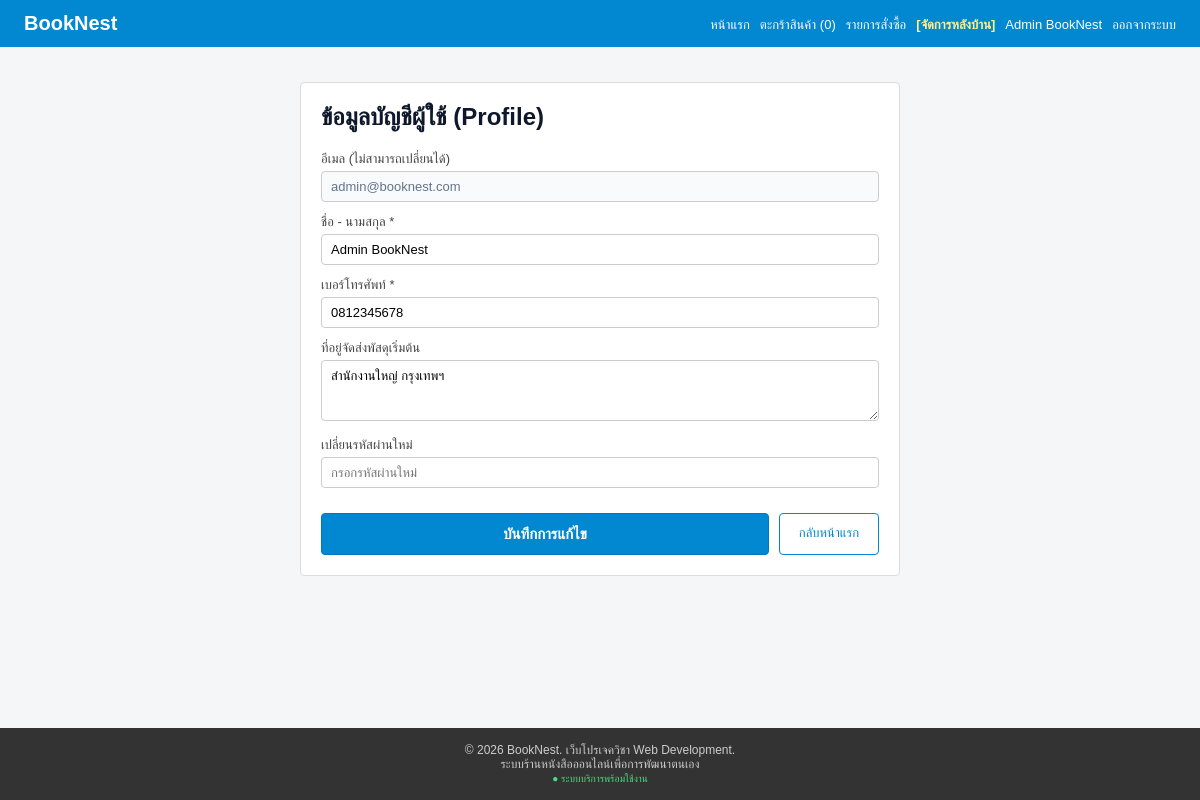
The app's page /profile.php (signed in) with its own data.
### tables this page shows
CREATE TABLE IF NOT EXISTS users (
    user_id INT AUTO_INCREMENT PRIMARY KEY,
    fullname VARCHAR(100) NOT NULL,
    email VARCHAR(100) NOT NULL UNIQUE,
    password VARCHAR(255) NOT NULL,
    phone VARCHAR(20),
    address TEXT,
    role ENUM('customer', 'admin') DEFAULT 'customer',
    created_at TIMESTAMP DEFAULT CURRENT_TIMESTAMP
);

### controllers/profile_controller.php (called while the page is built, shortened)
<?php
$user_id = intval($_SESSION['user_id']);
$user_res = mysqli_query($conn, "SELECT * FROM users WHERE user_id = $user_id LIMIT 1");
$user = mysqli_fetch_assoc($user_res);
require_once __DIR__ . '/../views/layouts/header.php';
require_once __DIR__ . '/../views/profile.php';
require_once __DIR__ . '/../views/layouts/footer.php';

### profile.php (called while the page is built)
<?php
require_once 'db.php';
require_once 'controllers/profile_controller.php';

### views/profile.php (the view, shortened to what this page needs)
<div class="auth-box" style="max-width: 600px;">
    <h2 style="margin-bottom: 20px; color: #0f172a;">ข้อมูลบัญชีผู้ใช้ (Profile)</h2>
    <form method="POST">
        <div class="form-group">
            <label>อีเมล (ไม่สามารถเปลี่ยนได้)</label>
            <input type="text" value="<?= htmlspecialchars($user['email']); ?>" disabled class="form-control" style="background: #f8fafc; color: #64748b;">
        </div>
        <div class="form-group">
            <label>ชื่อ - นามสกุล *</label>
            <input type="text" name="fullname" required value="<?= htmlspecialchars($user['fullname']); ?>" class="form-control">
        </div>
        <div class="form-group">
            <label>เบอร์โทรศัพท์ *</label>
            <input type="tel" name="phone" required pattern="[0-9]{10}" title="กรุณากรอกตัวเลข 10 หลัก" value="<?= htmlspecialchars($user['phone']); ?>" class="form-control">
        </div>
        <div class="form-group">
            <label>ที่อยู่จัดส่งพัสดุเริ่มต้น</label>
            <textarea name="address" rows="3" class="form-control"><?= htmlspecialchars($user['address'] ?? ''); ?></textarea>
        </div>
        <div class="form-group" style="margin-bottom: 20px;">
            <label>เปลี่ยนรหัสผ่านใหม่</label>
            <input type="password" name="new_password" minlength="4" placeholder="กรอกรหัสผ่านใหม่" class="form-control">
        </div>
        <div style="display: flex; gap: 10px;">
            <button type="submit" class="btn btn-primary" style="flex: 1; padding: 11px 0; font-size: 15px; font-weight: bold;">
                บันทึกการแก้ไข
            </button>
            <a href="/index.php" class="btn btn-outline" style="flex: 0 0 100px; padding: 11px 0;">กลับหน้าแรก</a>
        </div>
    </form>
</div>

### assets/css/style.css (style rules this page uses)
* { box-sizing: border-box; margin: 0; padding: 0; font-family: Arial, Tahoma, sans-serif; }
body { background-color: #f4f6f8; color: #333333; display: flex; flex-direction: column; min-height: 100vh; }
.btn { display: block; width: 100%; padding: 7px 0; border-radius: 4px; text-align: center; text-decoration: none; font-size: 13px; cursor: pointer; border: 1px solid transparent; margin-top: 5px; }
.btn-primary { background-color: #0288d1; color: #ffffff; border-color: #0277bd; }
.btn-outline { background-color: #ffffff; border: 1px solid #0288d1; color: #0288d1; }
.auth-box { max-width: 400px; margin: 20px auto; background: white; padding: 20px; border-radius: 4px; border: 1px solid #dcdcdc; }
.form-group { margin-bottom: 12px; }
.form-group label { display: block; font-size: 13px; margin-bottom: 4px; color: #444; }
.form-control { width: 100%; padding: 7px 9px; border: 1px solid #ccc; border-radius: 4px; font-size: 13px; }

### records on screen
users: email "admin@booknest.com", fullname "Admin BookNest", phone "0812345678", address "สำนักงานใหญ่ กรุงเทพฯ"

### other values on screen
$cart_count "0"
$user_name "Admin BookNest"
